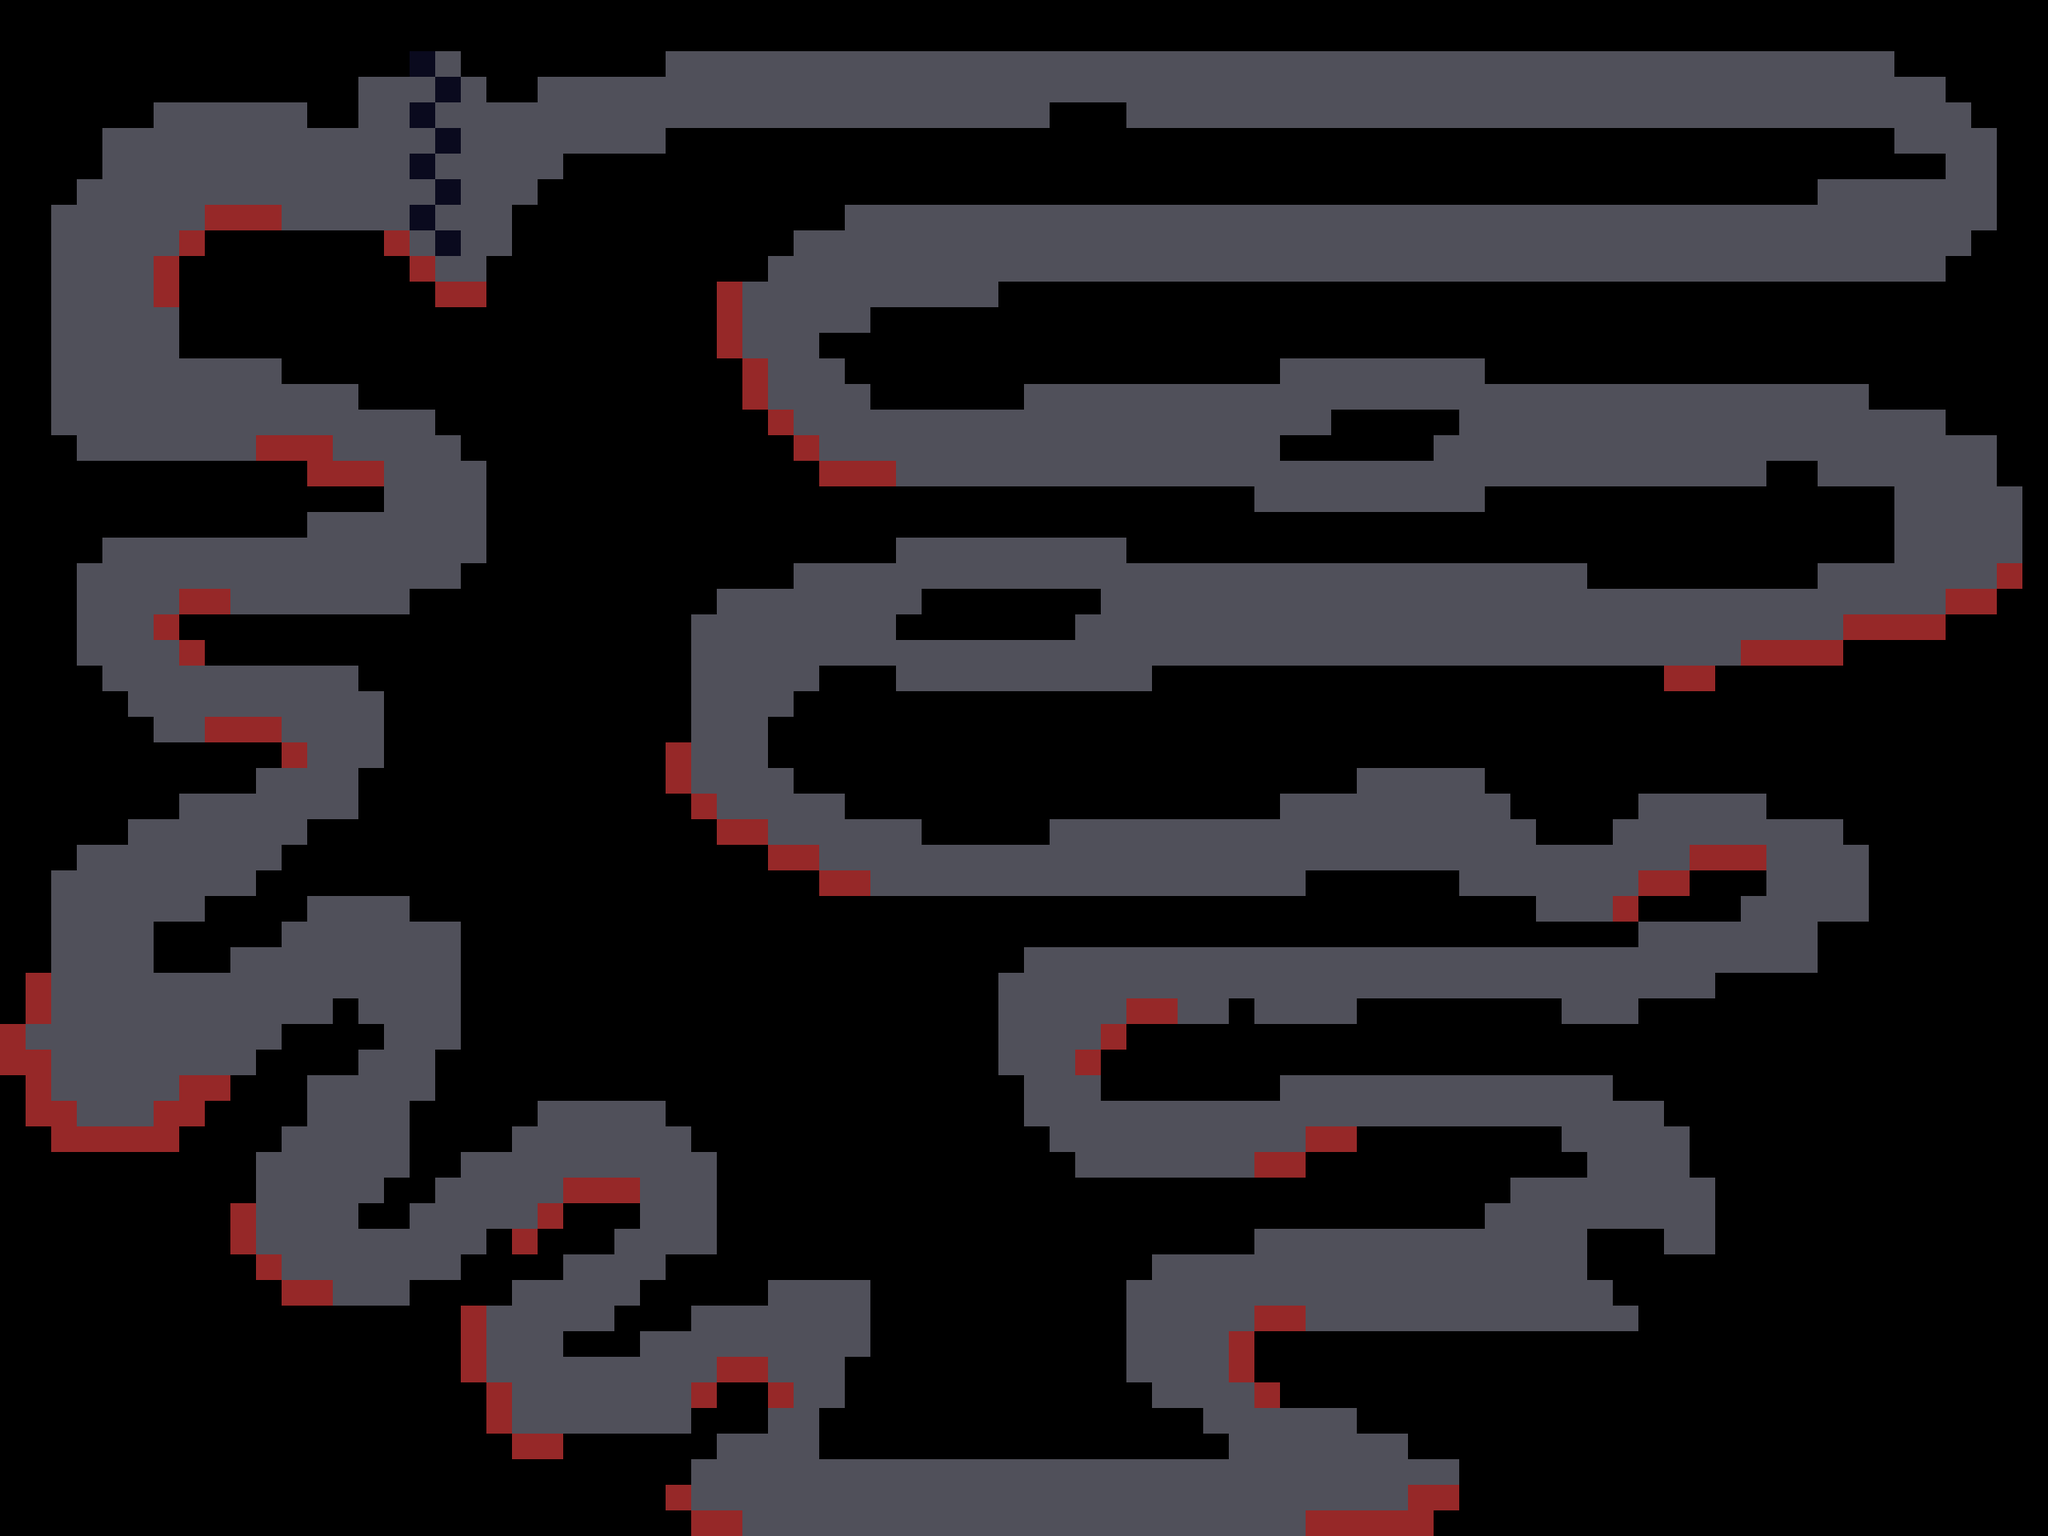

Below is a game level as drawn by its tile map, then a one-line description and the .tmx that defines it (tile-layer data replaced by summaries):
An orthogonal 80x60 tile map with 32x32 px tiles, 3 tile layers (background, track, walls), 2 tilesets and 6 objects (spawn_p1, spawn_p2, checkpoint_0, checkpoint_1, checkpoint_2, ...).

<map version="1.10" tiledversion="1.11.2" orientation="orthogonal" renderorder="right-down" width="80" height="60" tilewidth="32" tileheight="32" infinite="0" nextlayerid="1" nextobjectid="1">
 <tileset firstgid="1" name="placeholder" tilewidth="32" tileheight="32" tilecount="4" columns="1">
  <image source="placeholder_tiles.png" width="32" height="128" />
 </tileset>
 <tileset firstgid="5" source="tiles tło.tsx" />
 <layer id="1" name="background" width="80" height="60" locked="1">
  <data>[4800 cells, 0 non-empty, 0 distinct tile ids]</data>
 </layer>
 <layer id="2" name="track" width="80" height="60">
  <data>[4800 cells, 1820 non-empty, 2 distinct tile ids]</data>
 </layer>
 <layer id="3" name="walls" width="80" height="60">
  <data>[4800 cells, 123 non-empty, 1 distinct tile ids]</data>
 </layer>
 <objectgroup id="4" name="objects">
  <object id="1" name="spawn_p1" x="471.242" y="142.909" width="32" height="32">
   <properties>
    <property name="rotation" type="float" value="0" />
   </properties>
  </object>
  <object id="2" name="spawn_p2" x="492.455" y="240.242" width="32" height="32">
   <properties>
    <property name="rotation" type="float" value="0" />
   </properties>
  </object>
  <object id="3" name="checkpoint_0" x="792.727" y="-258.667" width="1838.55" height="1396" />
  <object id="4" name="checkpoint_1" x="592.367" y="1105.39" width="2227.21" height="1060" />
  <object id="5" name="checkpoint_2" x="-337.394" y="-7.75758" width="944.788" height="1992" />
  <object id="6" name="checkpoint_3" x="452.485" y="-6.78767" width="338.546" height="390.061" />
 </objectgroup>
</map>
